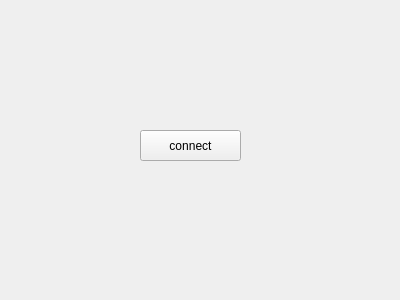
<?xml version="1.0" encoding="UTF-8"?>
<ui version="4.0">
 <class>client_main_window</class>
 <widget class="QWidget" name="client_main_window">
  <property name="geometry">
   <rect>
    <x>0</x>
    <y>0</y>
    <width>400</width>
    <height>300</height>
   </rect>
  </property>
  <property name="windowTitle">
   <string>client_main_window</string>
  </property>
  <widget class="QPushButton" name="pushButton">
   <property name="geometry">
    <rect>
     <x>140</x>
     <y>130</y>
     <width>101</width>
     <height>31</height>
    </rect>
   </property>
   <property name="text">
    <string>connect</string>
   </property>
  </widget>
 </widget>
 <resources/>
 <connections/>
 <slots>
  <slot>myButtonClicked()</slot>
 </slots>
</ui>
